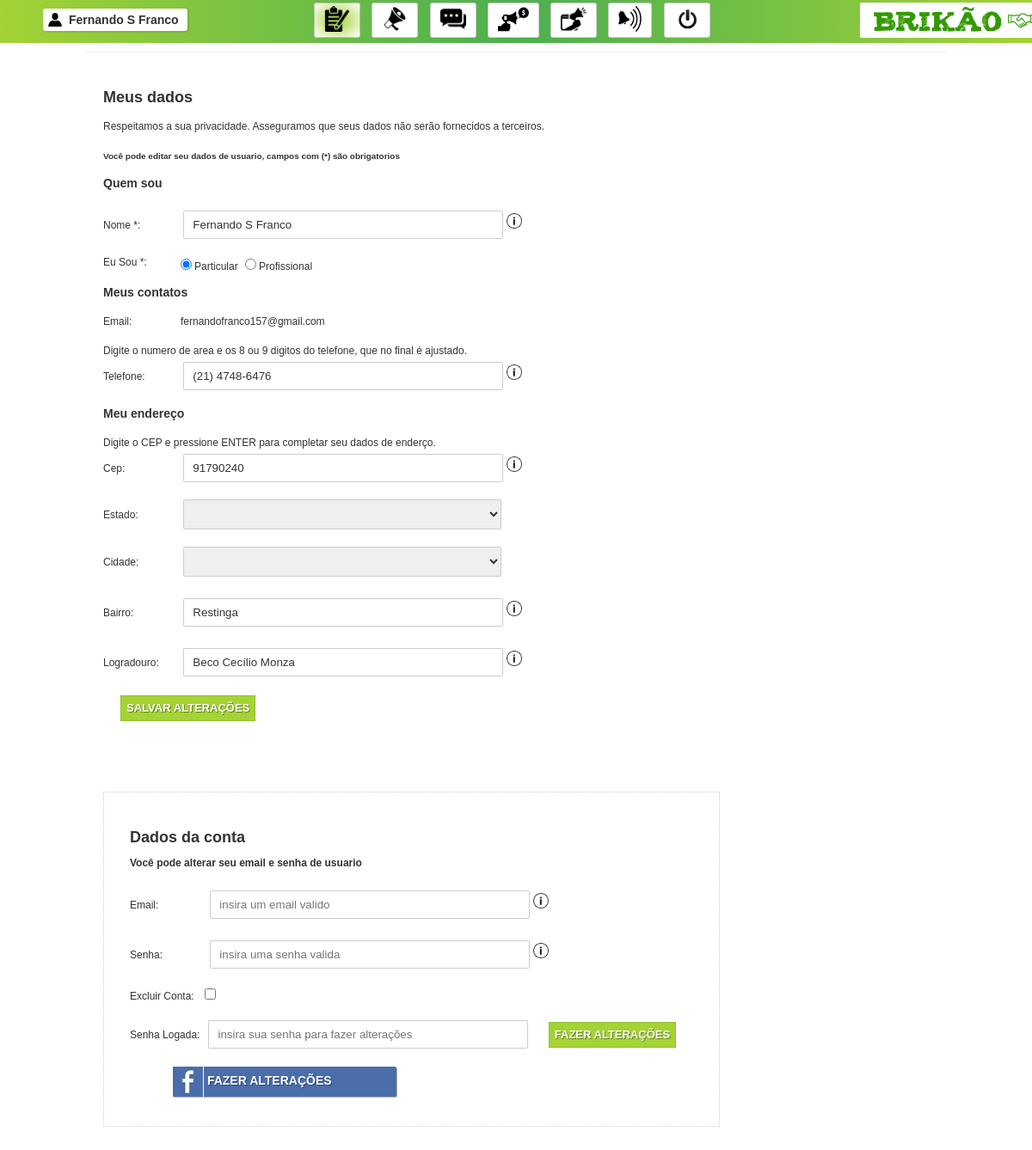
/view/cadastro.php (signed in), run on the app's committed database.
### tables this page shows
CREATE TABLE IF NOT EXISTS `usuarios` (
  `id` int(11) NOT NULL AUTO_INCREMENT,
  `email` varchar(60) NOT NULL,
  `senha` varchar(60) NOT NULL,
  `nome` varchar(35) NOT NULL,
  `tipo` int(1) NOT NULL,
  `telefone` varchar(15) NOT NULL,
  `cep` varchar(8) NOT NULL,
  `estado` varchar(2) NOT NULL,
  `cidade` varchar(40) NOT NULL,
  `bairro` varchar(50) NOT NULL,
  `logradouro` varchar(80) NOT NULL,
  `data_acesso` datetime NOT NULL,
  `tipo_cadastro` int(11) NOT NULL,
  `identificador_cadastro` text NOT NULL,
  PRIMARY KEY (`id`)
);

### controller/cadastro.php (called while the page is built, shortened)
<?php
$idUsuario = $_SESSION['idUsuario'];
include '../model/dataBase/bancoDeDados.php';
include '../model/domain/usuario.php';
include '../model/dao/usuario.php';
$banco = new BancoDeDados;
$usuarioDAO = new UsuarioDAO($banco);
$infoUsu = $usuarioDAO->selectUsuarioId($idUsuario);

### model/dataBase/bancoDeDados.php (called while the page is built, shortened)
<?php
class BancoDeDados
{
	private $conexao;
	public function __construct()
	{
		$this->conexao = new mysqli(self::SERVIDOR,self::USUARIO,self::SENHA,self::BANCO);
	}
	public function preparaStatement($sql)
	{
        $statement = $this->conexao->prepare($sql);
        return $statement;
    }
}
?>

### model/dao/usuario.php (called while the page is built, shortened)
<?php
class UsuarioDAO {
    private $banco;
    public function __construct($bd) {
        $this->banco = $bd;
    }
    public function selectUsuarioId($id) {
        $sql = 'SELECT * FROM usuarios WHERE id = ?';
        $stmt = $this->banco->preparaStatement($sql);
        $stmt->bind_param('i', $id);
        $stmt->execute();
        $result = $stmt->get_result();
        $array = $result->fetch_array();
        return new Usuario($array);
    }
}
?>

### model/domain/usuario.php (called while the page is built, shortened)
<?php
class Usuario{
    private $email;
    private $senha;
    private $nome;
    private $telefone;
    private $cep;
    private $estado;
    private $cidade;
    private $bairro;
    private $logradouro;
    private $tipoCadastro;
    public function __construct($dados) {
        for ($i = 0; $i <= 13; $i++)
            $dados[$i] = isset($dados[$i]) ? $dados[$i] : null;
        $this->email = $dados[1];
        $this->senha = $dados[2];
        $this->nome = ucwords($dados[3]);
        $this->telefone = $dados[5];
        $this->cep = $dados[6];
        $this->estado = $dados[7];
        $this->cidade = $dados[8];
        $this->bairro = $dados[9];
        $this->logradouro = $dados[10];
        $this->tipoCadastro = $dados[12];
    }
    public function getEmail() {
        return $this->email;
    }
    public function getSenha() {
        return $this->senha;
    }
    public function getNome() {
        return $this->nome;
    }
    public function getTelefone() {
        return $this->telefone;
    }
    public function getCep() {
        return $this->cep;
    }
    public function getEstado() {
        return $this->estado;
    }
    public function getCidade() {
        return $this->cidade;
    }
    public function getBairro() {
        return $this->bairro;
    }
    public function getLogradouro() {
        return $this->logradouro;
    }
    public function getTipoCadastro() {
        return $this->tipoCadastro;
    }
}

### view/cadastro.php (the view, shortened to what this page needs)
<?php
include '../controller/cadastro.php';
?>
<!doctype html>
<html lang='pt-br'>
    <head>
        <link rel='stylesheet' type="text/css" href='../assets/css/todasPaginas.css'>
        <link rel='stylesheet' type="text/css" href='../assets/css/cadastro.css'>
    </head>
    <body>
        <?php include '../assets/includes/header.php' ?>
        <div id='localFinrmacoesDeCadastro'>
            <div id='dadosUsuario'>
                <h2>Meus dados</h2>
				<p>Respeitamos a sua privacidade. Asseguramos que seus dados não serão fornecidos a terceiros.</p>
                <h5>Você pode editar seu dados de usuario, campos com (*) são obrigatorios</h5>
                <form action='?update=true' method='POST'>
					<h3>Quem sou</h3>
                    <p>
                        <label>Nome *:</label>
                        <input type='text' name='nome' value='<?= $infoUsu->getNome(); ?>' maxlength='35' placeholder='NOME' >
                        <img src='../assets/img/icones/inf.png' alt='campo nome é obrigatorio, somente letra de A-Z e espaços, de 3 à 35 caracteres' >
                    </p>
                    <p>
                        <label>Eu sou *:</label>
                            <?php
                            $selected = [null, null, null];
							$tipo = $infoUsu->getTipo() == 0 ? 1 :$infoUsu->getTipo();
                            $selected[$tipo] = "checked='true'";
                            ?>
                        <span id='inputsTipo'>
                            <input type='radio' name='tipo' value='1' <?= $selected[1]; ?> >Particular
                            <input type='radio' name='tipo' value='2' <?= $selected[2]; ?> >Profissional
                        </span>
                    </p>
					<h3>Meus contatos</h3>
                    <p>
                        <label>Email:</label>
                        <span id='dadoEmail'><?= $infoUsu->getEmail(); ?></span>
                    </p>
                    <p>
                        Digite o numero de area e os  8 ou 9 digitos do telefone, que no final é ajustado.<br>
                        <label>Telefone:</label>
                        <input type='text' name='telefone' value='<?= $infoUsu->getTelefone(); ?>' maxlength='15' placeholder='(xx) xxxxx-xxxx' >
                        <img src='../assets/img/icones/inf.png' alt='campo telefone , somente numeros de 0-9, 11 caracteres' >
                    </p>
					<h3>Meu endereço</h3>
                    <p>
                        Digite o CEP e pressione ENTER para completar seu dados de enderço.<br>
                        <label>Cep:</label>
                        <input type='text' name='cep' value='<?= $infoUsu->getCep(); ?>' maxlength='8' placeholder='SOMENTE NUMEROS'>
                        <img src='../assets/img/icones/inf.png' alt='campo cep, somente numeros de 0-9, 8 caracteres' >
                    </p>
                    <p>
                        <label>Estado:</label>
                        <select name='estado' id='getEstados' alt='<?= $infoUsu->getEstado(); ?>' ></select>
                    </p>
                    <p>
                        <label>Cidade:</label>
                        <select name='cidade' id='getCidades' alt='<?= $infoUsu->getCidade(); ?>' ></select>
                    </p>
                    <p>
                        <label>Bairro:</label>
                        <input type='text' name='bairro' value='<?= $infoUsu->getBairro(); ?>' maxlength='50' placeholder='BAIRRO'>
                        <img src='../assets/img/icones/inf.png' alt='campo bairro, somente letras de A-Z, de 0 á 50 caracteres' >
                    </p>
                    <p>
                        <label>logradouro:</label>
                        <input type='text' name='logradouro' value='<?= $infoUsu->getLogradouro(); ?>' maxlength='80' placeholder='RUA NUMERO COMPLEMENTO'>
                        <img src='../assets/img/icones/inf.png' alt='campo logradouro, somente letras de A-Z e numeros de 0-9, de 0 á 80 caracteres' >
                    </p>
                    <input type='submit' value='salvar alterações'>
                </form>
            </div>
            <div id='dadosConta'>
                <h2>Dados da conta</h2>
                <h4>Você pode alterar seu email e senha de usuario</h4>
                <p>
                    <label>email:</label>
                    <input type='email' maxlength='60' id='emailLogado' placeholder='insira um email valido'>
                    <img src='../assets/img/icones/inf.png' alt='insira um email valido, que você use atualmente, limite de 60 caracteres' >
                </p>
                <p>
                    <label>senha:</label>
                    <input type='password' maxlength='16' id='senhaLogado' placeholder='insira uma senha valida' >
                    <img src='../assets/img/icones/inf.png' alt='somente letras de [A-Z] e numeros de [0-9], de 6 á 16 caracteres' >
                </p>
                <p>
                    <label>excluir conta:</label>
                    <input type='checkbox' id='exclurLogado'>
                </p>
                <?php
                if ($infoUsu->getSenha() || $infoUsu->getTipoCadastro() == 1) {
                    echo"<p><label>senha logada:</label><input type='password' id='senhaUsuario' maxlength='16' placeholder='insira sua senha para fazer alterações' >
                            <button id='fazerAlteracoes'>fazer alterações</button></p>";
                }
                if ($infoUsu->getTipoCadastro() == 2) {
                    echo "<div class='iconeWebSite' id='facebookApp'><img src='../assets/img/icones/face.jpg' id='icone' > fazer alterações </div>";
                }else if ($infoUsu->getTipoCadastro() == 3) {
                    echo "<div class='iconeWebSite' id='googleApp'><img src='../assets/img/icones/google+.jpg' id='icone' > fazer alterações </div>";
                    $script = '<script type="text/javascript" src="https://apis.google.com/js/api:client.js"></script><script type="text/javascript" src="../assets/js/appGoogle.js"></script>';
                }
                ?>
            </div>
        </div>
    </body>
</html>

### assets/includes/header.php (shortened to what this page needs)
<?php if ($idUsuario) { ?>
    <header>
		<div id='nameUser'>
			<?=$_SESSION['nomeUsuario'] ? $_SESSION['nomeUsuario'] : 'Preencha sue nome de Usuario' ;?>
		</div>
        <nav>
            <a href='cadastro.php' alt='meus dados de cadastro'><img src='../assets/img/icones/cadastro.png' ></a>
            <a href='anuncios.php' alt='anúncios'><img src='../assets/img/icones/anuncio.png' ></a>
            <a href='chat.php' alt='chat de mesagens'><img src='../assets/img/icones/chat.png' ></a>
            <a href='anunciar.php' alt='anúnciar'><img src='../assets/img/icones/anunciar.png' ></a>
            <a href='meusanuncios.php' alt='meus anúncios' ><img src='../assets/img/icones/meusAnuncios.png' ></a>
			<div id='local-notificacoes'>
				<a alt='notificações' >
					<img src='../assets/img/icones/notification.png' >
				</a>
			</div>
            <a href='sair.php' alt='sair, encerrar conexão' ><img src='../assets/img/icones/sair.png' ></a>
        </nav>
        <img src='../assets/img/icones/logo.png' id='logoBRIKAO' onclick="window.open('anuncios.php', '_self')";>
    </header>
<?php } ?>

### assets/css/todasPaginas.css (style rules this page uses)
body { margin:0px; padding:0px; width:100%; color:#333; font: normal normal normal 12px/120% Arial; }
header { background: -webkit-linear-gradient(left,#a3d335, #4CAF50, #a3d335); width:100%; height:50px; position:fixed; z-index:5; top:0px; left:0px; }
header #nameUser { display:inline-block; padding:6px 10px 6px 30px; box-shadow:1px 1px 2px 1px rgba(0,0,0,0.1); border-radius:3px; position:absolute; left:50px; top:10px; font-size:14px; font-weight:bold; background:url(../img/icones/user.png) no-repeat 4%; background-color:#fff; }
header nav { display:inline-block; padding:3px 10px; margin-left:350px; position:relative; width:480px; }
header nav img { height:30px; margin:0px 8px; }
header nav a[alt] { height:100%; display:inline-block; border-radius:1px; margin:0px 5px; padding:3px; border-radius:3px; cursor:pointer; background:#fff; border:1px solid rgba(0,0,0,0.2); }
header nav a[alt]:hover, header nav a[alt][class] { background:-webkit-radial-gradient(#fff, #a3d335 2%, #fff); transition-duration:0.5s; }
header #logoBRIKAO { position:absolute; top:5%; left:1000px; height:35px; background-color:white; padding:2px 10px 4px 10px; border-radius:2px; cursor:pointer; }
#local-notificacoes { display:inline-block; position:relative; }

### assets/css/cadastro.css (style rules this page uses)
#localFinrmacoesDeCadastro { width:80%; margin:60px auto; padding:30px 20px; border-top:1px solid rgba(0,0,0,0.07); border-bottom:1px solid rgba(0,0,0,0.08); position:relative; }
#localFinrmacoesDeCadastro p { margin:20px 0px; }
#localFinrmacoesDeCadastro p label { text-transform:capitalize; min-width:80px; display:inline-block; }
#localFinrmacoesDeCadastro p img { width:18px; cursor:pointer; z-index:2; margin-top:8px; }
#localFinrmacoesDeCadastro p #dadoEmail { position:absolute; left:110px; }
p input[type=text],p input[type=email],p input[type=password] { border: 1px solid #CCC; border-radius:2px; color: #333; padding:8px 30px 8px 10px; width: 330px; outline:none; margin-left:10px; }
#localFinrmacoesDeCadastro p select { border: 1px solid #CCC; border-radius:2px; color: #333; padding:8px 2px; width: 370px; cursor:pointer; outline:none; margin-left:10px; }
#inputsTipo { position:absolute; left:105px; }
#localFinrmacoesDeCadastro input[type=submit],button { height:30px; border:1px solid rgba(0,0,0,0.1); text-transform:uppercase; font-weight:bold; font-size:13px; color:white; text-shadow: 1px 1px rgba(0,0,0,0.4); cursor:pointer; background:#a3d335; margin:2px 20px; }
#dadosConta { display:inline-block; padding:30px; margin-top:80px; border:1px dotted #ccc; }
.iconeWebSite { height:35px; width:260px; margin:4px 50px; cursor:pointer; font-weight:bold; text-transform:uppercase; color:white; font-size:14px; border-radius:2px; text-shadow: 1px 1px rgba(0,0,0,0.4); box-shadow: 1px 1px rgba(0,0,0,0.3); }
.iconeWebSite[id^=facebook] { background:#4A6EAA; }
.iconeWebSite img#icone { height:35px; border-right:1px solid white; vertical-align:middle; }

### data on the page
usuarios: nome "Fernando S Franco", email "fernandofranco157@gmail.com", telefone "(21) 4748-6476", cep "91790240", bairro "Restinga", logradouro "Beco Cecílio Monza"

### other printed values
$_SESSION['nomeUsuario'] "Fernando S Franco"
